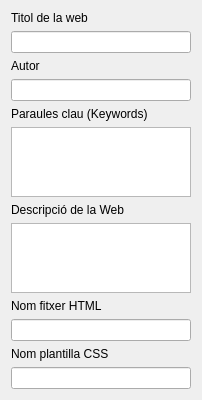
         <widget class="QWidget" name="page_meta_tags" >
          <property name="geometry" >
           <rect>
            <x>0</x>
            <y>0</y>
            <width>202</width>
            <height>388</height>
           </rect>
          </property>
          <property name="toolTip" >
           <string>Edit Header/Footer Meta Tags</string>
          </property>
          <attribute name="label" >
           <string>Meta Tags</string>
          </attribute>
          <layout class="QGridLayout" name="gridLayout_5" >
           <item row="0" column="0" >
            <widget class="QLabel" name="l_title" >
             <property name="text" >
              <string>Titol de la web</string>
             </property>
            </widget>
           </item>
           <item row="1" column="0" >
            <widget class="QLineEdit" name="le_title" >
             <property name="toolTip" >
              <string>Enter here webpage title</string>
             </property>
            </widget>
           </item>
           <item row="2" column="0" >
            <widget class="QLabel" name="l_author" >
             <property name="text" >
              <string>Autor</string>
             </property>
            </widget>
           </item>
           <item row="3" column="0" >
            <widget class="QLineEdit" name="le_author" >
             <property name="toolTip" >
              <string>Enter here author/s name/s</string>
             </property>
            </widget>
           </item>
           <item row="4" column="0" >
            <widget class="QLabel" name="l_keywords" >
             <property name="text" >
              <string>Paraules clau (Keywords)</string>
             </property>
            </widget>
           </item>
           <item row="5" column="0" >
            <widget class="QTextEdit" name="te_keywords" >
             <property name="toolTip" >
              <string>Enter here keywords to be searched by searchers engines (google, yahoo, etc)</string>
             </property>
            </widget>
           </item>
           <item row="6" column="0" >
            <widget class="QLabel" name="l_description" >
             <property name="text" >
              <string>Descripció de la Web</string>
             </property>
            </widget>
           </item>
           <item row="7" column="0" >
            <widget class="QTextEdit" name="te_description" >
             <property name="toolTip" >
              <string>Enter here your webpage description (10-20 words. No promotional, no repeat keywords if you can)</string>
             </property>
            </widget>
           </item>
           <item row="11" column="0" >
            <widget class="QLineEdit" name="le_html_file" >
             <property name="toolTip" >
              <string>Here you can change html filename</string>
             </property>
             <property name="text" >
              <string/>
             </property>
            </widget>
           </item>
           <item row="10" column="0" >
            <widget class="QLabel" name="l_html_file" >
             <property name="text" >
              <string>Nom fitxer HTML</string>
             </property>
            </widget>
           </item>
           <item row="12" column="0" >
            <widget class="QLabel" name="l_css_template" >
             <property name="text" >
              <string>Nom plantilla CSS</string>
             </property>
            </widget>
           </item>
           <item row="13" column="0" >
            <widget class="QLineEdit" name="le_css_template" >
             <property name="toolTip" >
              <string>Here you can change css template filename</string>
             </property>
             <property name="text" >
              <string/>
             </property>
            </widget>
           </item>
          </layout>
         </widget>
